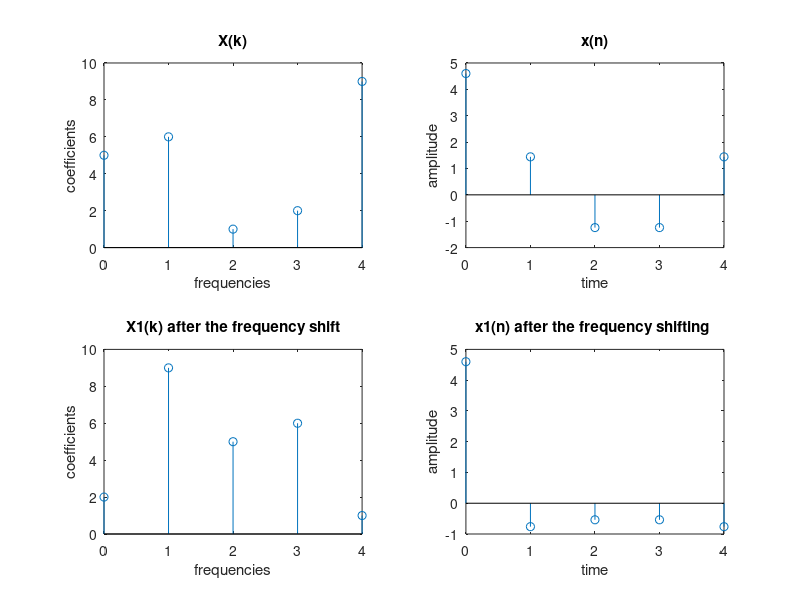

Write the MATLAB code that produced this figure.
close all; 
clear all; 
clc; 
N = 5; 
n = 0:1:4; 
k = n; 
X_k = [5 6 1 2 9]; 
subplot(2, 2, 1); 
stem(n, abs(X_k)) 
xlabel('frequencies'); 
ylabel('coefficients'); 
title('X(k)'); 
y1 = zeros(1, N); 

for m = 1:N 

    y1(m) = (1/N)*sum(X_k.*exp(1*1i*2*(1/N)*pi*(m-1)*n)); 

end 

subplot(2, 2, 2); 
stem(n, y1) 
xlabel('time'); 
ylabel('amplitude'); 
title('x(n)'); 

%frequency shifting the signal 
y2 = y1.*exp((1i*2*pi*2*n)/N); 
subplot(2, 2, 4); 
stem(n, y2) 
xlabel('time'); 
ylabel('amplitude'); 
title('x1(n) after the frequency shifting '); 
y3 = zeros(1, N); 

for m = 1:1:N 

    y3(m) = sum(y2.*exp(-1*1i*2*(1/N)*pi*k(m)*n)); 

end 

subplot(2, 2, 3); 
stem(n, abs(y3)) 
xlabel('frequencies'); 
ylabel('coefficients'); 

title('X1(k) after the frequency shift'); 
